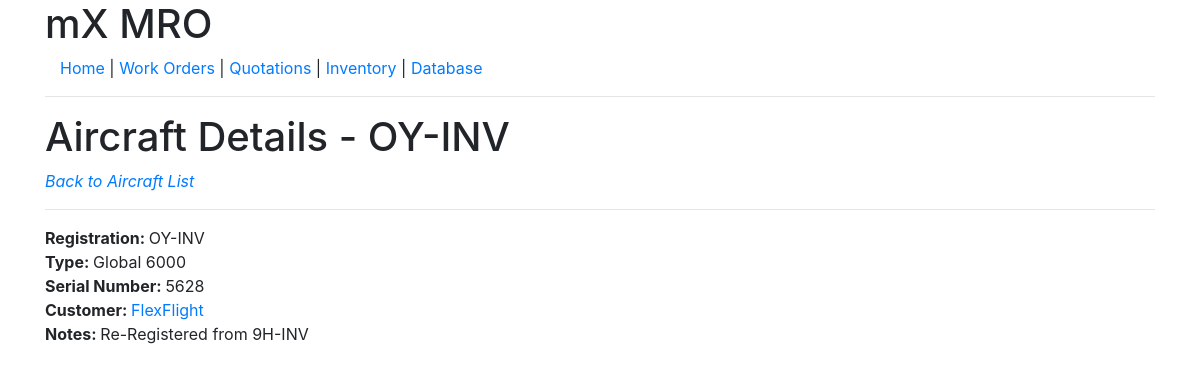
The page /database/aircraft/1 on the database its author committed.
### database/models.py (models this page shows, shortened)
class Aircraft(models.Model):
	serial_number 		= models.CharField(max_length = 20, blank = False, null = False)
	registration 		= models.CharField(max_length = 10, blank = False, null = False)
	major_assemblies 	= models.ManyToManyField(AircraftMajorAssembly)
	aircraft_type		= models.ForeignKey(AircraftType)
	notes 				= models.TextField(blank = True, null = True)
	customer 			= models.ForeignKey(Customer)

class AircraftType(models.Model):
	name 				= models.CharField(max_length = 100, blank = False, null = False)
	official_designation= models.CharField(max_length = 100, blank = True, null = True)
	type_certificate	= models.CharField(max_length = 100, blank = True, null = True)
	hourly_rate			= models.DecimalField(decimal_places=2, max_digits=8, blank = True, null = True)
	def __str__(self):
		return self.name

class Customer(models.Model):
	name 				 = models.CharField(max_length = 200, blank = False, null = False)
	contact_person 		 = models.CharField(max_length = 100, blank = True, null = True)
	email 				 = models.EmailField(max_length=254, blank = True, null = True)
	notes 				 = models.TextField(blank = True, null = True)
	billing_address 	 = models.TextField(blank = True, null = True)
	shipping_address 	 = models.TextField(blank = True, null = True)
	timestamp			 = models.DateTimeField(auto_now_add=True)
	updated				 = models.DateTimeField(auto_now=True)
	hourly_rate_discount = models.DecimalField(max_digits=5, decimal_places=2, default = 0,blank = True, null = True)
	fixed_price_discount = models.DecimalField(max_digits=5, decimal_places=2, default = 0,blank = True, null = True)
	def get_absolute_url(self):
		return reverse("database:customer-detail", kwargs={'pk':self.pk})

### database/views.py (the view)
# urls.py: url(r'^aircraft/(?P<pk>\d+)$', DatabaseAircraftDetailView.as_view(), name='aircraft-detail'),
class DatabaseAircraftDetailView(DetailView):
	def get_queryset(self):
		return Aircraft.objects.all()

### database/templates/database/aircraft_detail.html (shortened to what this page needs)
{% extends "base.html" %}
{% block content %}
<h1> Aircraft Details - {{object.registration }} </h1>
<i><a href="{% url "database:aircraft-list" %}">Back to Aircraft List</a></i>
<hr />
<b> Registration:	</b>	{{object.registration}} <br />
<b> Type: 			</b>	{{object.aircraft_type}} <br />
<b> Serial Number: 	</b>	{{object.serial_number}} <br />
<b> Customer: 		</b>	<a href="{{object.customer.get_absolute_url}}">{{object.customer.name}} </a> <br />
<b> Notes: 			</b>	{{object.notes}} <br />
{% endblock %}

### rows shown on the page
Aircraft: registration "OY-INV", aircraft_type "Global 6000", serial_number "5628", customer.name "FlexFlight", notes "Re-Registered from 9H-INV"
